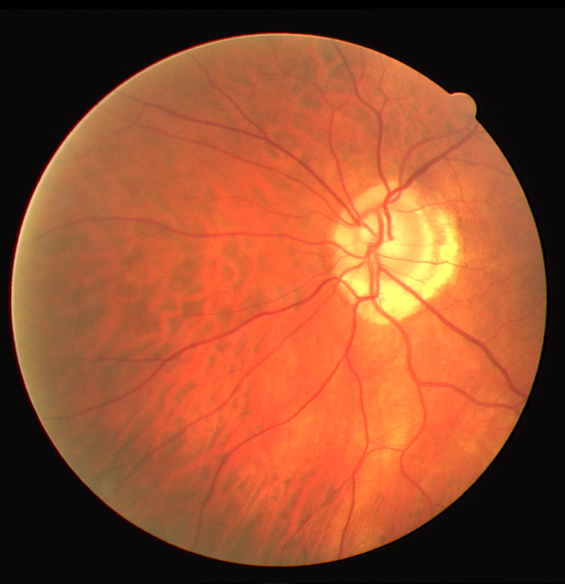
#> input picture ml/evaluation/drive/research_dev_visuals/average_31_original.png, 565 x 584 px; its folder holds only this picture in this run
$ python -i dataset_common.py   (imports and definitions only)
#> lines starting #> are read from the running program, lines starting #| are printed output that depends on the picture
#> further down, picture is the input picture: PIL image 565x584 RGB; mean R, G, B 146.4, 76.6, 44.8
"""Shared, dependency-light dataset governance utilities.

These utilities intentionally operate on local files only. Acquisition is a
separate command so validation can never imply that a dataset was downloaded.
"""

from __future__ import annotations

import csv
import hashlib
import json
import math
import os
import statistics
from concurrent.futures import ThreadPoolExecutor
from collections import Counter, defaultdict
from datetime import datetime, timezone
from pathlib import Path
from typing import Any

from PIL import Image, ImageOps, UnidentifiedImageError

try:
    import cv2
    import numpy as np
except ImportError:  # Keep manual governance utilities importable before ML dependencies are installed.
    cv2 = None
    np = None

REPO_ROOT = Path(__file__).resolve().parents[1]
DATA_ROOT = REPO_ROOT / "ml" / "datasets"
REGISTRY_PATH = DATA_ROOT / "metadata" / "dataset_registry.json"
IMAGE_EXTENSIONS = {".jpg", ".jpeg", ".png", ".webp", ".tif", ".tiff", ".bmp"}


class DatasetError(RuntimeError):
    """An actionable dataset setup or validation error."""


def utc_now() -> str:
    return datetime.now(timezone.utc).isoformat()


# [13 lines left out: functions load_registry, get_definition, not called in this run]


def raw_path_for(definition: dict[str, Any], override: str | None = None) -> Path:
    path = Path(override) if override else REPO_ROOT / definition["raw_path"]
    return path.expanduser().resolve()


# [135 lines left out: functions report_directory, split_directory, write_json, image_files, annotation_files, _pick and 6 more, not called in this run]


def perceptual_hash(image: Image.Image) -> str:
    """Return a low-frequency DCT hash for near-duplicate screening.

    A whole-image average hash is too sensitive to the large dark background
    common in fundus photographs and can classify unrelated images as close
    duplicates. The DCT hash compares low-frequency structure instead.
    """
    grayscale = ImageOps.grayscale(image).resize((32, 32), Image.Resampling.LANCZOS)
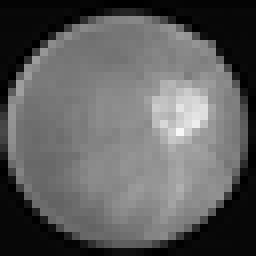
#> grayscale: PIL image 32x32 L (shown 8 times larger); min 0, max 248, mean 94
    if cv2 is not None and np is not None:
        pixels = np.asarray(grayscale, dtype=np.float32) / 255.0
        coefficients = cv2.dct(pixels)[:8, :8]
        dct_values = coefficients.flatten()
#> dct_values = 64 values, max 11.79 at index 0, min -4.72 at index 16, mean 0.0467
        median = float(np.median(dct_values[1:]))
#> median = -0.00445
        dct_bits = "".join("1" if value >= median else "0" for value in dct_values)
        # Add low-resolution horizontal and vertical gradients. This makes
        # the candidate hash sensitive to retinal structure instead of only
        # the low-frequency brightness pattern of the circular field of view.
        horizontal = cv2.resize(pixels, (9, 8), interpolation=cv2.INTER_AREA)
        vertical = cv2.resize(pixels, (8, 9), interpolation=cv2.INTER_AREA)
        horizontal_bits = "".join("1" if value >= 0 else "0" for value in (horizontal[:, 1:] - horizontal[:, :-1]).flatten())
        vertical_bits = "".join("1" if value >= 0 else "0" for value in (vertical[1:, :] - vertical[:-1, :]).flatten())
        bits = dct_bits + horizontal_bits + vertical_bits
        return f"{int(bits, 2):0{len(bits) // 4}x}"
    pixels = list(grayscale.getdata())
    average = sum(pixels) / len(pixels)
    bits = "".join("1" if pixel >= average else "0" for pixel in pixels)
    return f"{int(bits, 2):0{len(bits) // 4}x}"


def hamming_distance(first: str, second: str) -> int:
    return (int(first, 16) ^ int(second, 16)).bit_count()


class _PerceptualHashIndex:
    """BK-tree index for bounded Hamming-distance hash lookup."""

    def __init__(self) -> None:
        self._values: list[tuple[str, int, dict[int, int]]] = []
        self._root: int | None = None

    # [215 lines left out: functions add, query, _scan_single_image, scan_images, _numeric_stats, _label_summary and 1 more, not called in this run]


def load_split(slug: str) -> dict[str, Any] | None:
    path = split_directory(slug) / "splits.json"
    return json.loads(path.read_text(encoding="utf-8")) if path.exists() else None


# [90 lines left out: functions leakage_report, readiness_score, validate_dataset, not called in this run]

>>> from PIL import Image
>>> picture = Image.open('../ml/evaluation/drive/research_dev_visuals/average_31_original.png')
>>> result = perceptual_hash(picture)

$ run again, on ml/evaluation/drive/research_dev_visuals/average_31_error_overlay.png
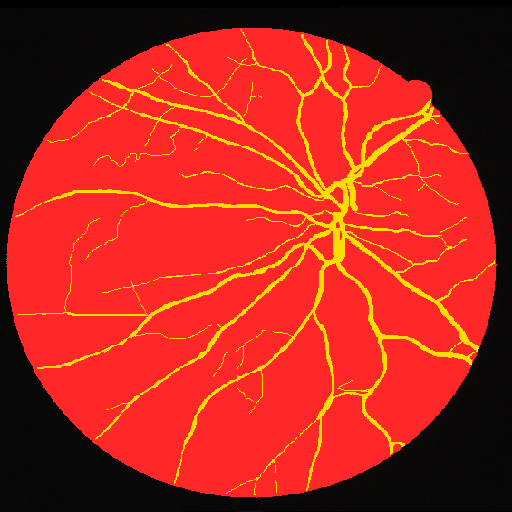
#> input picture ml/evaluation/drive/research_dev_visuals/average_31_error_overlay.png, 512 x 512 px
#> picture is the input picture: PIL image 512x512 RGBA; mean R, G, B, A 178.5, 40.6, 27.2, 255
#> in perceptual_hash, `grayscale = ImageOps.grayscale(image).resize((32, 32), Image.Resamplin..`:
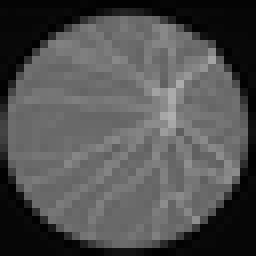
#> grayscale: PIL image 32x32 L (shown 8 times larger); min 0, max 174, mean 80.2
#> dct_values = 64 values, max 10.06 at index 0, min -3.52 at index 16, mean 0.0405
#> median = 0.000282

$ run again, on ml/evaluation/drive/research_dev_visuals/best_36_error_overlay.png
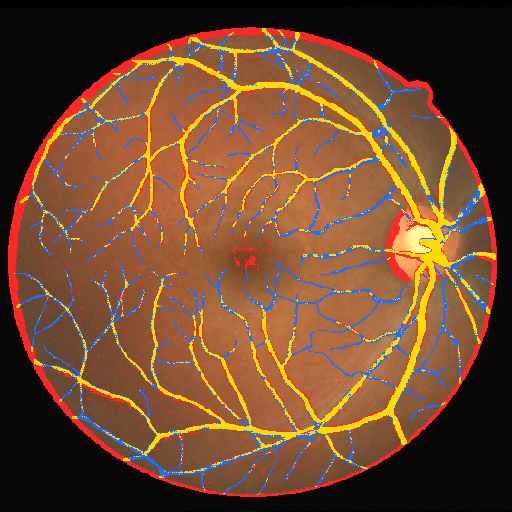
#> input picture ml/evaluation/drive/research_dev_visuals/best_36_error_overlay.png, 512 x 512 px
#> picture is the input picture: PIL image 512x512 RGBA; mean R, G, B, A 112.4, 72.9, 46.6, 255
#> in perceptual_hash, `grayscale = ImageOps.grayscale(image).resize((32, 32), Image.Resamplin..`:
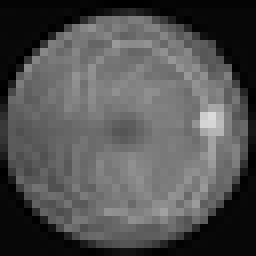
#> grayscale: PIL image 32x32 L (shown 8 times larger); min 0, max 219, mean 81.8
#> dct_values = 64 values, max 10.26 at index 0, min -3.7 at index 16, mean 0.0412
#> median = 0.024

$ run again, on ml/evaluation/drive/research_dev_visuals/best_36_original.png
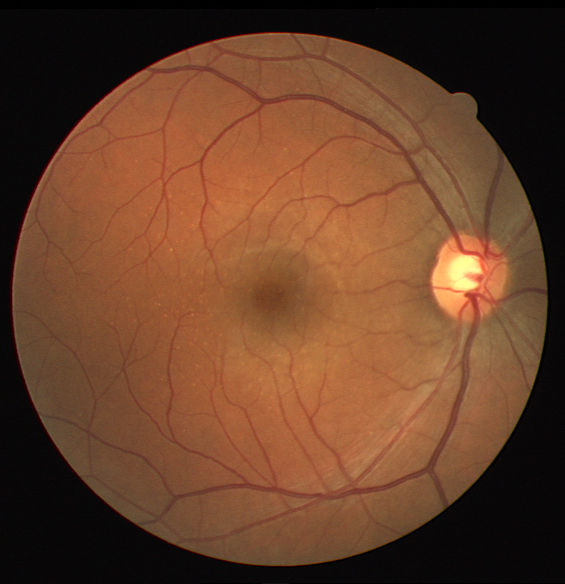
#> input picture ml/evaluation/drive/research_dev_visuals/best_36_original.png, 565 x 584 px
#> picture is the input picture: PIL image 565x584 RGB; mean R, G, B 103.7, 64.7, 41.5
#> in perceptual_hash, `grayscale = ImageOps.grayscale(image).resize((32, 32), Image.Resamplin..`:
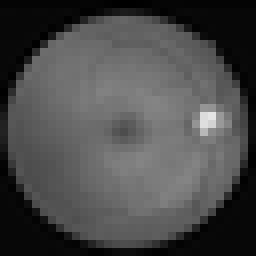
#> grayscale: PIL image 32x32 L (shown 8 times larger); min 0, max 229, mean 73.7
#> dct_values = 64 values, max 9.25 at index 0, min -3.63 at index 16, mean 0.0334
#> median = -0.00221
